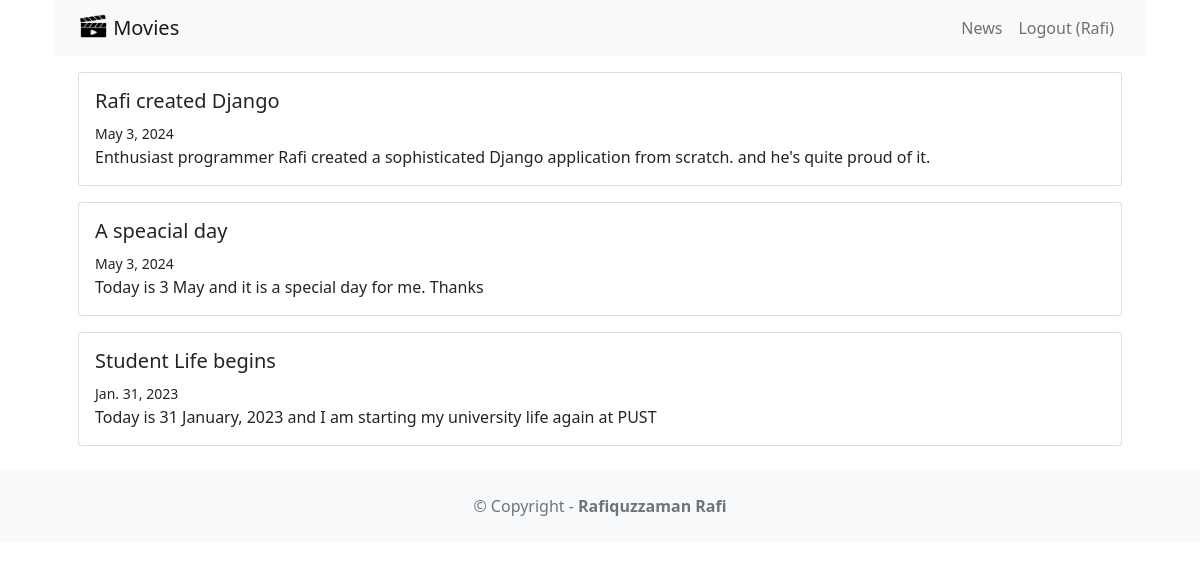
The app's page /news/ (signed in) with its own data.
### news/models.py (models this page shows, shortened)
class News(models.Model):
    headline = models.CharField(max_length = 200)
    body = models.TextField()
    date = models.DateField()

### news/views.py (the view)
# urls.py: path("news/", include("news.urls")),
def news(request):
    newss = News.objects.all().order_by('-date')
    return render(request, 'news.html', {'newss': newss})

### news/templates/news.html (shortened to what this page needs)
<!DOCTYPE html>
<html>
    <head>
        <link
            href="https://cdn.jsdelivr.net/npm/bootstrap@5.3.3/dist/css/bootstrap.min.css"
            rel="stylesheet"
>
    </head>
    <body>
        <div class="container">
            {% extends 'base.html' %}
            {% block content %}
            {% for news in newss %}
            <div class="card mb-3">
                <div class="card-body">
                    <h5 class="card-title">{{news.headline}}</h5>
                    <small class="card-text">{{news.date}}</small>
                    <p class="card-text">{{news.body}}</p>
                </div>
            </div>
            {% endfor %}
        </div>
{% endblock content %}

### MovieReview/templates/base.html (shortened to what this page needs)
<!DOCTYPE html>
<html>
    <head>
        <link
            href="https://cdn.jsdelivr.net/npm/bootstrap@5.1.1/dist/css/bootstrap.min.css"
            rel="stylesheet" />
    </head>
    <body>
        <nav class="navbar navbar-expand-lg navbar-light bg-light mb-3">
            <div class="container">
                <a class="navbar-brand" href="{% url 'home' %}">
                    {% load static %}
                    <img src="{% static '/images/movie.png' %}" alt="" width="30" height="24"
                    class="d-inline-block align-text-top" />
                    Movies</a>
                <div class="collapse navbar-collapse"
                    id="navbarNavAltMarkup">
                    <div class="navbar-nav ms-auto">
                        <a class="nav-link" href="{% url 'news' %}">News</a>
                        {% if user.is_authenticated %}
                        <a class="nav-link" href="{% url 'logoutaccount' %}">Logout ({{ user.username }})</a>
                        {% else %}
                        <a class="nav-link" href="{% url 'loginaccount' %}">Login</a>
                        <a class="nav-link" href="{% url 'signupaccount' %}">Sign Up</a>
                        {% endif %}
                    </div>
                </div>
            </div>
        </nav>
        <div class="container">
            {% block content %}
            {% endblock content %}
        </div>
        <footer class="text-center text-lg-start bg-light text-muted mt-4">
            <div class="text-center p-4">
                © Copyright -
                <a class="text-reset fw-bold text-decoration-none"
                    target="_blank"
                    href="https://twitter.com/RSAUFMIIA">
                    Rafiquzzaman Rafi
                </a>
            </div>
        </footer>
    </body>
</html>

### records on screen
News: headline "Rafi created Django", date "May 3, 2024", body "Enthusiast programmer Rafi created a sophisticated Django application from scratch. and he's quite proud of it."
News: headline "A speacial day", date "May 3, 2024", body "Today is 3 May and it is a special day for me. Thanks"
News: headline "Student Life begins", date "Jan. 31, 2023", body "Today is 31 January, 2023 and I am starting my university life again at PUST"

### other values on screen
{{ user.username }} "Rafi"
